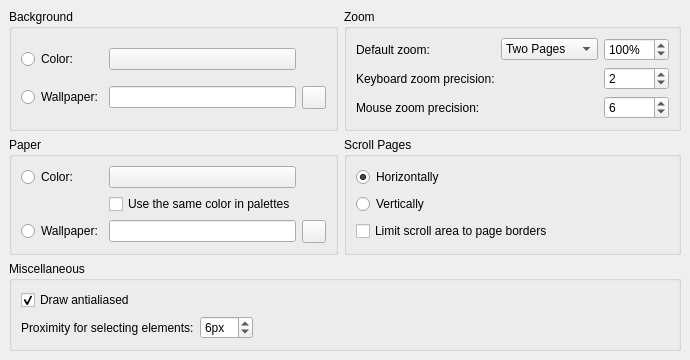
     <widget class="QWidget" name="tabCanvas">
      <property name="accessibleName">
       <string>Canvas tab</string>
      </property>
      <attribute name="title">
       <string>Canvas</string>
      </attribute>
      <layout class="QGridLayout" name="gridLayout1">
       <property name="leftMargin">
        <number>9</number>
       </property>
       <property name="topMargin">
        <number>9</number>
       </property>
       <property name="rightMargin">
        <number>9</number>
       </property>
       <property name="bottomMargin">
        <number>9</number>
       </property>
       <item row="0" column="0">
        <widget class="QGroupBox" name="groupBox_background">
         <property name="accessibleName">
          <string>Background</string>
         </property>
         <property name="title">
          <string>Background</string>
         </property>
         <layout class="QGridLayout">
          <property name="leftMargin">
           <number>9</number>
          </property>
          <property name="topMargin">
           <number>9</number>
          </property>
          <property name="rightMargin">
           <number>9</number>
          </property>
          <property name="bottomMargin">
           <number>9</number>
          </property>
          <property name="spacing">
           <number>6</number>
          </property>
          <item row="0" column="2">
           <widget class="Awl::ColorLabel" name="bgColorLabel">
            <property name="focusPolicy">
             <enum>Qt::StrongFocus</enum>
            </property>
            <property name="accessibleName">
             <string>Select background color</string>
            </property>
            <property name="accessibleDescription">
             <string>Opens a dialog for selecting the background color</string>
            </property>
           </widget>
          </item>
          <item row="1" column="2">
           <widget class="QLineEdit" name="bgWallpaper">
            <property name="accessibleName">
             <string>Background wallpaper path</string>
            </property>
            <property name="accessibleDescription">
             <string>Insert path to background wallpaper file</string>
            </property>
           </widget>
          </item>
          <item row="1" column="0">
           <widget class="QRadioButton" name="bgWallpaperButton">
            <property name="text">
             <string>Wallpaper:</string>
            </property>
           </widget>
          </item>
          <item row="0" column="0">
           <widget class="QRadioButton" name="bgColorButton">
            <property name="text">
             <string>Color:</string>
            </property>
           </widget>
          </item>
          <item row="1" column="4">
           <widget class="QToolButton" name="bgWallpaperSelect">
            <property name="accessibleName">
             <string>Choose Background wallpaper file</string>
            </property>
            <property name="accessibleDescription">
             <string>Opens a file dialog for selecting the wallpaper file</string>
            </property>
            <property name="text">
             <string notr="true"/>
            </property>
            <property name="icon">
             <iconset resource="musescore.qrc">
              <normaloff>:/data/icons/document-open.svg</normaloff>:/data/icons/document-open.svg</iconset>
            </property>
           </widget>
          </item>
         </layout>
        </widget>
       </item>
       <item row="1" column="0">
        <widget class="QGroupBox" name="groupBox_paper">
         <property name="accessibleName">
          <string>Paper</string>
         </property>
         <property name="title">
          <string>Paper</string>
         </property>
         <layout class="QGridLayout">
          <property name="leftMargin">
           <number>9</number>
          </property>
          <property name="topMargin">
           <number>9</number>
          </property>
          <property name="rightMargin">
           <number>9</number>
          </property>
          <property name="bottomMargin">
           <number>9</number>
          </property>
          <property name="spacing">
           <number>6</number>
          </property>
          <item row="0" column="0">
           <widget class="QRadioButton" name="fgColorButton">
            <property name="text">
             <string>Color:</string>
            </property>
           </widget>
          </item>
          <item row="2" column="2">
           <widget class="QLineEdit" name="fgWallpaper">
            <property name="accessibleName">
             <string>Paper wallpaper path</string>
            </property>
            <property name="accessibleDescription">
             <string>Insert path to paper wallpaper file</string>
            </property>
           </widget>
          </item>
          <item row="0" column="2">
           <widget class="Awl::ColorLabel" name="fgColorLabel">
            <property name="focusPolicy">
             <enum>Qt::StrongFocus</enum>
            </property>
            <property name="accessibleName">
             <string>Select paper color</string>
            </property>
            <property name="accessibleDescription">
             <string>Opens a dialog for selecting the paper color</string>
            </property>
           </widget>
          </item>
          <item row="2" column="0">
           <widget class="QRadioButton" name="fgWallpaperButton">
            <property name="text">
             <string>Wallpaper:</string>
            </property>
           </widget>
          </item>
          <item row="2" column="3">
           <widget class="QToolButton" name="fgWallpaperSelect">
            <property name="accessibleName">
             <string>Choose paper wallpaper file</string>
            </property>
            <property name="accessibleDescription">
             <string>Opens a file dialog for selecting the wallpaper file</string>
            </property>
            <property name="text">
             <string notr="true"/>
            </property>
            <property name="icon">
             <iconset resource="musescore.qrc">
              <normaloff>:/data/icons/document-open.svg</normaloff>:/data/icons/document-open.svg</iconset>
            </property>
           </widget>
          </item>
          <item row="1" column="2">
           <widget class="QCheckBox" name="fgUseColorInPalettes">
            <property name="text">
             <string>Use the same color in palettes</string>
            </property>
           </widget>
          </item>
         </layout>
        </widget>
       </item>
       <item row="1" column="1">
        <widget class="QGroupBox" name="groupBox_scrollPages">
         <property name="title">
          <string>Scroll Pages</string>
         </property>
         <layout class="QGridLayout" name="gridLayout_12">
          <item row="0" column="1">
           <widget class="QRadioButton" name="pageHorizontal">
            <property name="text">
             <string>Horizontally</string>
            </property>
            <property name="checked">
             <bool>true</bool>
            </property>
           </widget>
          </item>
          <item row="1" column="1">
           <widget class="QRadioButton" name="pageVertical">
            <property name="text">
             <string>Vertically</string>
            </property>
           </widget>
          </item>
          <item row="1" column="3">
           <spacer name="horizontalSpacer_22">
            <property name="orientation">
             <enum>Qt::Horizontal</enum>
            </property>
            <property name="sizeHint" stdset="0">
             <size>
              <width>0</width>
              <height>0</height>
             </size>
            </property>
           </spacer>
          </item>
          <item row="2" column="1">
           <widget class="QCheckBox" name="limitScrollArea">
            <property name="toolTip">
             <string>Limit the scroll area to the edges of the score</string>
            </property>
            <property name="whatsThis">
             <string>If this is checked, scrolling will stop at the edge of the score.</string>
            </property>
            <property name="accessibleDescription">
             <string>If this is checked, scrolling will stop at the edge of the score.</string>
            </property>
            <property name="text">
             <string>Limit scroll area to page borders</string>
            </property>
            <property name="checked">
             <bool>false</bool>
            </property>
           </widget>
          </item>
         </layout>
        </widget>
       </item>
       <item row="0" column="1">
        <widget class="QGroupBox" name="groupBox_zoom">
         <property name="title">
          <string>Zoom</string>
         </property>
         <layout class="QGridLayout" name="gridLayout31">
          <item row="0" column="2">
           <widget class="QSpinBox" name="zoomDefaultLevel">
            <property name="enabled">
             <bool>true</bool>
            </property>
            <property name="toolTip">
             <string>The default zoom level for new scores</string>
            </property>
            <property name="accessibleName">
             <string>Default zoom level</string>
            </property>
            <property name="accessibleDescription">
             <string>The default zoom level for new scores</string>
            </property>
            <property name="suffix">
             <string notr="true">%</string>
            </property>
            <property name="minimum">
             <number>10</number>
            </property>
            <property name="maximum">
             <number>1600</number>
            </property>
            <property name="singleStep">
             <number>10</number>
            </property>
            <property name="value">
             <number>100</number>
            </property>
           </widget>
          </item>
          <item row="0" column="0">
           <widget class="QLabel" name="label_defaultZoom">
            <property name="text">
             <string>Default zoom:</string>
            </property>
           </widget>
          </item>
          <item row="1" column="0">
           <widget class="QLabel" name="label_keyboardZoomPrecision">
            <property name="text">
             <string>Keyboard zoom precision:</string>
            </property>
           </widget>
          </item>
          <item row="2" column="2">
           <widget class="QSpinBox" name="zoomPrecisionMouse">
            <property name="toolTip">
             <string>The number of steps it takes to double the zoom level using the mouse</string>
            </property>
            <property name="accessibleName">
             <string>Mouse zoom precision</string>
            </property>
            <property name="accessibleDescription">
             <string>The number of steps it takes to double the zoom level using the mouse</string>
            </property>
            <property name="minimum">
             <number>1</number>
            </property>
            <property name="maximum">
             <number>16</number>
            </property>
            <property name="value">
             <number>6</number>
            </property>
           </widget>
          </item>
          <item row="2" column="0">
           <widget class="QLabel" name="label_mouseZoomPrecision">
            <property name="text">
             <string>Mouse zoom precision:</string>
            </property>
           </widget>
          </item>
          <item row="0" column="1">
           <widget class="QComboBox" name="zoomDefaultType">
            <property name="sizePolicy">
             <sizepolicy hsizetype="Preferred" vsizetype="Fixed">
              <horstretch>0</horstretch>
              <verstretch>0</verstretch>
             </sizepolicy>
            </property>
            <property name="toolTip">
             <string>The default zoom type for new scores</string>
            </property>
            <property name="accessibleName">
             <string>Default zoom type</string>
            </property>
            <property name="accessibleDescription">
             <string>The default zoom type for new scores</string>
            </property>
            <property name="currentIndex">
             <number>3</number>
            </property>
            <item>
             <property name="text">
              <string notr="true" extracomment="Dummy values. Used for clarity in the Designer. Translated elsewhere.">Percentage</string>
             </property>
            </item>
            <item>
             <property name="text">
              <string notr="true" extracomment="Dummy values. Used for clarity in the Designer. Translated elsewhere.">Page Width</string>
             </property>
            </item>
            <item>
             <property name="text">
              <string notr="true" extracomment="Dummy values. Used for clarity in the Designer. Translated elsewhere.">Whole Page</string>
             </property>
            </item>
            <item>
             <property name="text">
              <string notr="true" extracomment="Dummy values. Used for clarity in the Designer. Translated elsewhere.">Two Pages</string>
             </property>
            </item>
           </widget>
          </item>
          <item row="1" column="2">
           <widget class="QSpinBox" name="zoomPrecisionKeyboard">
            <property name="toolTip">
             <string>The number of steps it takes to double the zoom level using the keyboard</string>
            </property>
            <property name="accessibleName">
             <string>Keyboard zoom precision</string>
            </property>
            <property name="accessibleDescription">
             <string>The number of steps it takes to double the zoom level using the keyboard</string>
            </property>
            <property name="minimum">
             <number>1</number>
            </property>
            <property name="maximum">
             <number>16</number>
            </property>
            <property name="value">
             <number>2</number>
            </property>
           </widget>
          </item>
          <item row="0" column="3">
           <spacer name="horizontalSpacer_17">
            <property name="orientation">
             <enum>Qt::Horizontal</enum>
            </property>
            <property name="sizeHint" stdset="0">
             <size>
              <width>0</width>
              <height>0</height>
             </size>
            </property>
           </spacer>
          </item>
         </layout>
        </widget>
       </item>
       <item row="2" column="0" colspan="2">
        <widget class="QGroupBox" name="groupBox_miscellaneous">
         <property name="title">
          <string>Miscellaneous</string>
         </property>
         <layout class="QGridLayout">
          <item row="0" column="0">
           <widget class="QCheckBox" name="drawAntialiased">
            <property name="toolTip">
             <string>Uncheck this to speed up drawing</string>
            </property>
            <property name="accessibleDescription">
             <string>Uncheck this to speed up drawing</string>
            </property>
            <property name="text">
             <string>Draw antialiased</string>
            </property>
            <property name="checked">
             <bool>true</bool>
            </property>
           </widget>
          </item>
          <item row="1" column="0">
           <widget class="QLabel" name="label_proximityForSelectingElements">
            <property name="text">
             <string>Proximity for selecting elements:</string>
            </property>
           </widget>
          </item>
          <item row="1" column="1">
           <widget class="QSpinBox" name="proximity">
            <property name="accessibleName">
             <string>Proximity for selecting elements</string>
            </property>
            <property name="suffix">
             <string extracomment="pixel">px</string>
            </property>
            <property name="minimum">
             <number>1</number>
            </property>
            <property name="value">
             <number>6</number>
            </property>
           </widget>
          </item>
          <item row="1" column="2">
           <spacer name="horizontalSpacer_5">
            <property name="orientation">
             <enum>Qt::Horizontal</enum>
            </property>
            <property name="sizeHint" stdset="0">
             <size>
              <width>40</width>
              <height>20</height>
             </size>
            </property>
           </spacer>
          </item>
         </layout>
        </widget>
       </item>
       <item row="3" column="0" colspan="2">
        <spacer name="verticalSpacer_3">
         <property name="orientation">
          <enum>Qt::Vertical</enum>
         </property>
         <property name="sizeHint" stdset="0">
          <size>
           <width>0</width>
           <height>0</height>
          </size>
         </property>
        </spacer>
       </item>
      </layout>
     </widget>
